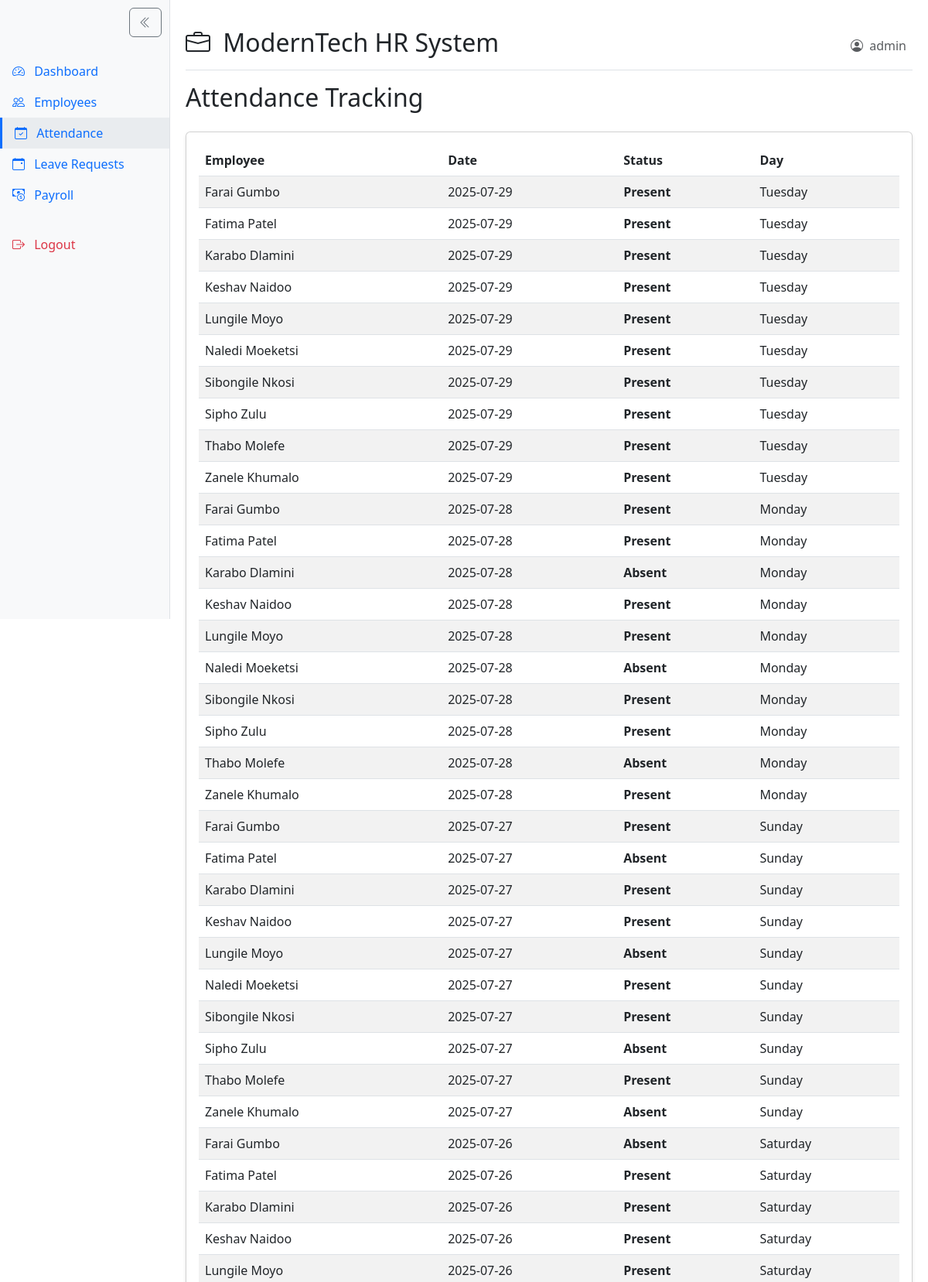
Screenshot of /attendance.php (signed in, upper part) with the database file from the repository.
### tables this page shows
CREATE TABLE attendance (
    id INT AUTO_INCREMENT PRIMARY KEY,
    employee_id INT,
    date DATE,
    status ENUM('Present', 'Absent'),
    FOREIGN KEY (employee_id) REFERENCES employees(employee_id) ON DELETE CASCADE
);

CREATE TABLE employees (
    employee_id INT AUTO_INCREMENT PRIMARY KEY,
    name VARCHAR(100) NOT NULL,
    position VARCHAR(100),
    department VARCHAR(50),
    salary DECIMAL(10,2),
    employment_history TEXT,
    contact VARCHAR(100)
);

### attendance.php (the view, shortened to what this page needs)
<?php
require_once 'db.php';
require_once 'header.php';
$employeeId = $_GET['employee_id'] ?? 0;
$employeeName = '';
if ($employeeId) {
    $sql = "SELECT a.*, e.name
            FROM attendance a
            JOIN employees e ON a.employee_id = e.employee_id
            WHERE a.employee_id = ?
            ORDER BY a.date DESC";
    $stmt = $pdo->prepare($sql);
    $stmt->execute([$employeeId]);
} else {
    $sql = "SELECT a.*, e.name
            FROM attendance a
            JOIN employees e ON a.employee_id = e.employee_id
            ORDER BY a.date DESC, e.name
            LIMIT 50";
    $stmt = $pdo->query($sql);
}
$attendanceRecords = $stmt->fetchAll(PDO::FETCH_ASSOC);
?>
<h2>Attendance Tracking <?php echo $employeeName ? "for $employeeName" : ''; ?></h2>
<div class="row mt-4">
    <div class="col-md-12">
        <div class="card">
            <div class="card-body">
                <div class="table-responsive">
                    <table class="table table-striped table-hover">
                        <thead>
                            <tr>
                                <?php if (!$employeeId): ?>
                                    <th>Employee</th>
                                <?php endif; ?>
                                <th>Date</th>
                                <th>Status</th>
                                <th>Day</th>
                            </tr>
                        </thead>
                        <tbody>
                            <?php foreach ($attendanceRecords as $record): ?>
                                <tr>
                                    <?php if (!$employeeId): ?>
                                        <td><?php echo htmlspecialchars($record['name']); ?></td>
                                    <?php endif; ?>
                                    <td><?php echo $record['date']; ?></td>
                                    <td class="<?php echo $record['status'] == 'Present' ? 'attendance-present' : 'attendance-absent'; ?>">
                                        <?php echo $record['status']; ?>
                                    </td>
                                    <td><?php echo date('l', strtotime($record['date'])); ?></td>
                                </tr>
                            <?php endforeach; ?>
                        </tbody>
                    </table>
                </div>
            </div>
        </div>
    </div>
</div>
<?php require_once 'footer.php'; ?>

### style.css (style rules this page uses)
.attendance-present { color: green; font-weight: bold; }
.attendance-absent { color: red; font-weight: bold; }
.card { margin-bottom: 20px; box-shadow: 0 2px 4px rgba(0,0,0,0.1); }
.table-responsive { overflow-x: auto; }

### header.php (style rules this page uses)
body { padding-left: 220px; transition: padding 0.3s ease; min-width: 300px; }

### rows the page displays
attendance: employee.name "Farai Gumbo", date "2025-07-29", status "Present", date "Tuesday"
attendance: employee.name "Fatima Patel", date "2025-07-29", status "Present", date "Tuesday"
attendance: employee.name "Karabo Dlamini", date "2025-07-29", status "Present", date "Tuesday"
attendance: employee.name "Keshav Naidoo", date "2025-07-29", status "Present", date "Tuesday"
attendance: employee.name "Lungile Moyo", date "2025-07-29", status "Present", date "Tuesday"
attendance: employee.name "Naledi Moeketsi", date "2025-07-29", status "Present", date "Tuesday"
attendance: employee.name "Sibongile Nkosi", date "2025-07-29", status "Present", date "Tuesday"
attendance: employee.name "Sipho Zulu", date "2025-07-29", status "Present", date "Tuesday"
attendance: employee.name "Thabo Molefe", date "2025-07-29", status "Present", date "Tuesday"
attendance: employee.name "Zanele Khumalo", date "2025-07-29", status "Present", date "Tuesday"
attendance: employee.name "Farai Gumbo", date "2025-07-28", status "Present", date "Monday"
attendance: employee.name "Fatima Patel", date "2025-07-28", status "Present", date "Monday"
attendance: employee.name "Karabo Dlamini", date "2025-07-28", status "Absent", date "Monday"
attendance: employee.name "Keshav Naidoo", date "2025-07-28", status "Present", date "Monday"
attendance: employee.name "Lungile Moyo", date "2025-07-28", status "Present", date "Monday"
attendance: employee.name "Naledi Moeketsi", date "2025-07-28", status "Absent", date "Monday"
attendance: employee.name "Sibongile Nkosi", date "2025-07-28", status "Present", date "Monday"
attendance: employee.name "Sipho Zulu", date "2025-07-28", status "Present", date "Monday"
attendance: employee.name "Thabo Molefe", date "2025-07-28", status "Absent", date "Monday"
attendance: employee.name "Zanele Khumalo", date "2025-07-28", status "Present", date "Monday"
attendance: employee.name "Farai Gumbo", date "2025-07-27", status "Present", date "Sunday"
attendance: employee.name "Fatima Patel", date "2025-07-27", status "Absent", date "Sunday"
attendance: employee.name "Karabo Dlamini", date "2025-07-27", status "Present", date "Sunday"
attendance: employee.name "Keshav Naidoo", date "2025-07-27", status "Present", date "Sunday"
attendance: employee.name "Lungile Moyo", date "2025-07-27", status "Absent", date "Sunday"
attendance: employee.name "Naledi Moeketsi", date "2025-07-27", status "Present", date "Sunday"
attendance: employee.name "Sibongile Nkosi", date "2025-07-27", status "Present", date "Sunday"
attendance: employee.name "Sipho Zulu", date "2025-07-27", status "Absent", date "Sunday"
attendance: employee.name "Thabo Molefe", date "2025-07-27", status "Present", date "Sunday"
attendance: employee.name "Zanele Khumalo", date "2025-07-27", status "Absent", date "Sunday"
attendance: employee.name "Farai Gumbo", date "2025-07-26", status "Absent", date "Saturday"
attendance: employee.name "Fatima Patel", date "2025-07-26", status "Present", date "Saturday"
attendance: employee.name "Karabo Dlamini", date "2025-07-26", status "Present", date "Saturday"
attendance: employee.name "Keshav Naidoo", date "2025-07-26", status "Present", date "Saturday"
attendance: employee.name "Lungile Moyo", date "2025-07-26", status "Present", date "Saturday"

### other values shown
$_SESSION['username'] "admin"
